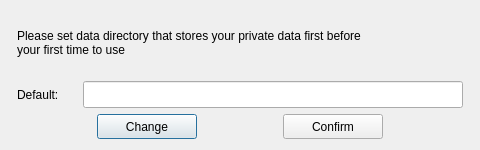
<?xml version="1.0" encoding="UTF-8"?>
<ui version="4.0">
 <class>Dialog</class>
 <widget class="QDialog" name="Dialog">
  <property name="geometry">
   <rect>
    <x>0</x>
    <y>0</y>
    <width>480</width>
    <height>150</height>
   </rect>
  </property>
  <property name="windowTitle">
   <string>Dialog</string>
  </property>
  <layout class="QVBoxLayout" name="verticalLayout_2">
   <item>
    <layout class="QVBoxLayout" name="verticalLayout">
     <property name="leftMargin">
      <number>6</number>
     </property>
     <property name="topMargin">
      <number>0</number>
     </property>
     <property name="rightMargin">
      <number>6</number>
     </property>
     <property name="bottomMargin">
      <number>0</number>
     </property>
     <item>
      <widget class="QLabel" name="hintLabel">
       <property name="minimumSize">
        <size>
         <width>0</width>
         <height>25</height>
        </size>
       </property>
       <property name="text">
        <string>Please set data directory that stores your private data first before
your first time to use</string>
       </property>
      </widget>
     </item>
     <item>
      <layout class="QHBoxLayout" name="horizontalLayout">
       <item>
        <widget class="QLabel" name="defaultLabel">
         <property name="minimumSize">
          <size>
           <width>0</width>
           <height>25</height>
          </size>
         </property>
         <property name="text">
          <string>Default: </string>
         </property>
        </widget>
       </item>
       <item>
        <spacer name="horizontalSpacer">
         <property name="orientation">
          <enum>Qt::Horizontal</enum>
         </property>
         <property name="sizeType">
          <enum>QSizePolicy::Fixed</enum>
         </property>
         <property name="sizeHint" stdset="0">
          <size>
           <width>15</width>
           <height>20</height>
          </size>
         </property>
        </spacer>
       </item>
       <item>
        <widget class="QLineEdit" name="dataDirLineEdit">
         <property name="minimumSize">
          <size>
           <width>300</width>
           <height>27</height>
          </size>
         </property>
         <property name="readOnly">
          <bool>true</bool>
         </property>
        </widget>
       </item>
      </layout>
     </item>
     <item>
      <layout class="QHBoxLayout" name="horizontalLayout_2">
       <item>
        <spacer name="horizontalSpacer_2">
         <property name="orientation">
          <enum>Qt::Horizontal</enum>
         </property>
         <property name="sizeHint" stdset="0">
          <size>
           <width>40</width>
           <height>20</height>
          </size>
         </property>
        </spacer>
       </item>
       <item>
        <widget class="QPushButton" name="selectDirBtn">
         <property name="minimumSize">
          <size>
           <width>100</width>
           <height>25</height>
          </size>
         </property>
         <property name="text">
          <string>Change</string>
         </property>
        </widget>
       </item>
       <item>
        <spacer name="horizontalSpacer_3">
         <property name="orientation">
          <enum>Qt::Horizontal</enum>
         </property>
         <property name="sizeHint" stdset="0">
          <size>
           <width>40</width>
           <height>20</height>
          </size>
         </property>
        </spacer>
       </item>
       <item>
        <widget class="QPushButton" name="confirmBtn">
         <property name="minimumSize">
          <size>
           <width>100</width>
           <height>25</height>
          </size>
         </property>
         <property name="text">
          <string>Confirm</string>
         </property>
        </widget>
       </item>
       <item>
        <spacer name="horizontalSpacer_4">
         <property name="orientation">
          <enum>Qt::Horizontal</enum>
         </property>
         <property name="sizeHint" stdset="0">
          <size>
           <width>40</width>
           <height>20</height>
          </size>
         </property>
        </spacer>
       </item>
      </layout>
     </item>
    </layout>
   </item>
  </layout>
 </widget>
 <layoutdefault spacing="6" margin="11"/>
 <resources/>
 <connections/>
</ui>
